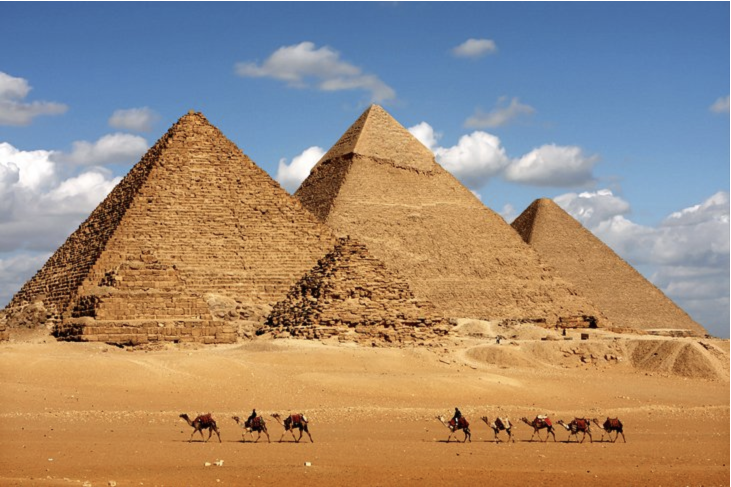
#> input picture opencv/1.images/dilation/pyramids.png, 1462 x 974 px (shown at 1/2 size)
$ python dilation.py
#> lines starting #> are read from the running program, lines starting #| are printed output that depends on the picture
import cv2
import cv2 as cv
import numpy as np

def resize_frame(frame, scale_width=0.5, scale_height=0.5):
    width = int(frame.shape[1] * scale_width)
    height = int(frame.shape[0] * scale_height)
    new_dimensions = (width, height)
    return cv.resize(frame, new_dimensions, interpolation=cv.INTER_AREA)

# Load the image
 # Load as grayscale image
image = cv.imread('pyramids.png', cv2.IMREAD_GRAYSCALE)
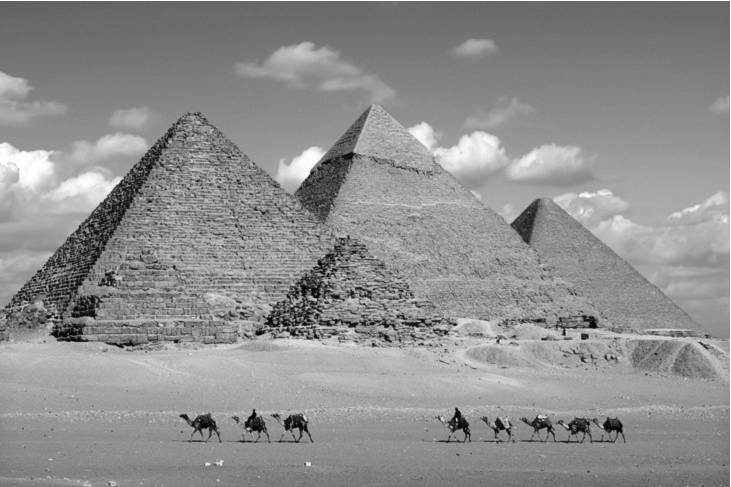
#> image: shape (974, 1462) (shown at 1/2 size); min 1, max 255, mean 142.5
image = resize_frame(image)
#> in resize_frame, `return cv.resize(frame, new_dimensions, interpolation=cv.INTER_AREA)`:
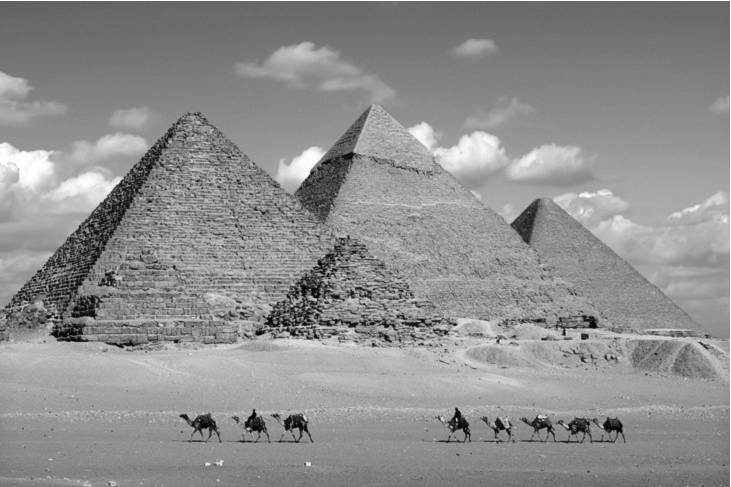
#> returned value: shape (487, 731); min 2, max 255, mean 142.6

# Define the structuring element (square in this case)
kernel = np.array([
    [0, 1, 0],
    [1, 1, 1],
    [0, 1, 0]
], 'uint8')

# Perform dilation
dilated_image = cv.dilate(image, kernel, iterations=1)
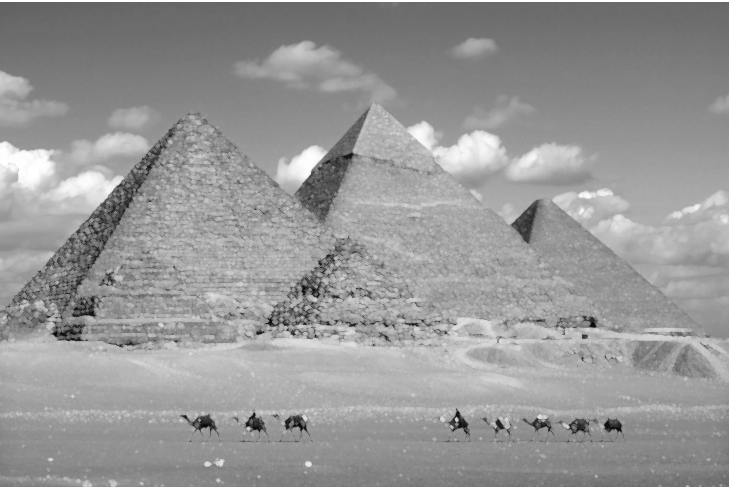
#> dilated_image: shape (487, 731); min 4, max 255, mean 151.4

# Display the original and dilated images
cv.imshow('Original Image', image)

cv.imshow('Dilated Image', dilated_image)

cv.waitKey(0)
cv.destroyAllWindows()
